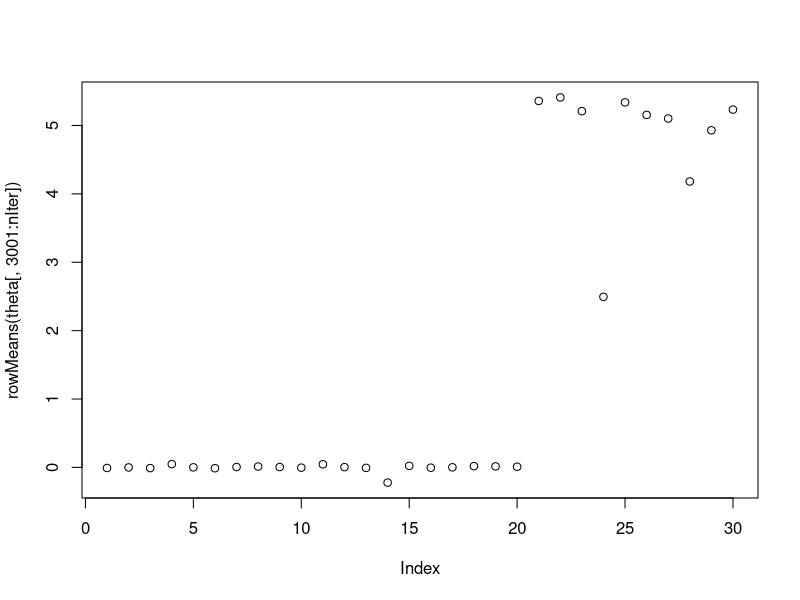

Here is the R script that generated this plot: (Note: this script raises an error after producing the figure.)
library(ggplot2)

# We generate data from two normal distributions: 20 samples with means 0 and 10 samples with 5; we fist the variance at 1
set.seed(1)
x <- c(rnorm(20, 0, 1), rnorm(10, 5, 1))
n = length(x)

# We generate 10000 MCMC samples
nIter = 10000

# We set gamma to 3. In genral, however, it's better to put a prior on gamma
gamma <- 3

# Baeline distribution G0 is assumed to be N(0, 10)
m = 0
tau2 <- 10

# Here, we fist the variance at 1 so we are not sampling it. 
sigma2 <- 1

# Theta contains the means for each observation; note that these means are not unique. 
theta <- matrix(0, n, nIter)


for(j in 1:nIter){
  for(i in 1:n){
    # Probability (up to some constant) that the mean comes from G0
    q0 <- gamma*dnorm(x[i], m, sigma2+tau2) 
    
    # Probability that the mean for the ith observation is the same as the mean of the jth observation
    qj <- dnorm(x[i], theta[-i, j], 1) 
    
    # Normalized probabilities
    p = c(q0, qj)/sum(c(q0, qj)) 
    
    # We sample a new theta from the posterior distribution given G0 and create a vector of possible means to choose from; the elements of this vector correspond to p
    Thetas <- c( rnorm(1, (m/tau2+x[i]/sigma2)/(1/tau2+1/sigma2), 1/(1/tau2+1/sigma2) ), theta[-i, j]) 
    
    # we then sample a theta with probabilty p
    theta[i, j] <- sample(Thetas, 1, prob=p) 
  }
}



# We throguh away the first 3000 samples and take average using the remaining samples
plot(rowMeans(theta[, 3001:nIter]))


# Simulating data using the MCMC samples
Y = NULL
count = 0
for(i in seq(5001, 10000, 500)){
  count = count + 1
  Y = rbind(Y, cbind(rnorm(10*n, theta[, i], 1), count))
  
}


# Ploting 10 posterior samples
jpeg('../figures/dpUniDensity.jpeg')
simData.df <- data.frame(x=Y[, 1], y = Y[, 2])
origData.df <- data.frame(x = x, y=rep(0, n))
p <- ggplot(simData.df, aes(x=x, group=y)) + geom_density() # +theme(legend.position="none")
p <- p + geom_point(aes(x=x, y=y), size=4, cex=16, data=df)
p
dev.off()



# This is a highly vectorized version of the algorithm
# for(j in 1:nIter){
#   for(i in 1:n){   
#     p = c(q0 <- gamma*dnorm(y[i], m, sigma2+tau2), qj <- dnorm(y[i], theta[-i, j], 1))/sum(c(q0, qj))
#     Thetas <- c( rnorm(1, (m/tau2+y[i]/sigma2)/(1/tau2+1/sigma2), 1/(1/tau2+1/sigma2) ), theta[-i, j])
#     theta[i, j] <- sample(Thetas, 1, prob=p)
#   }
# }
